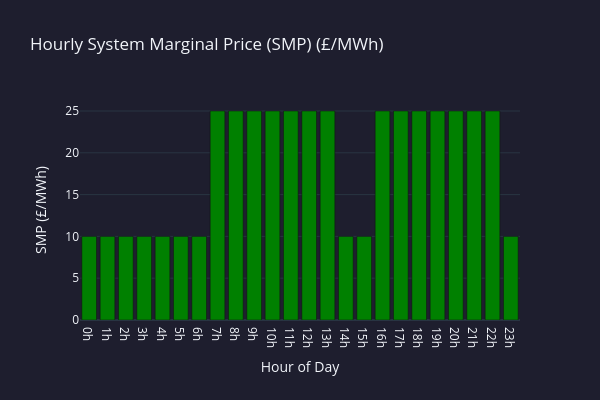

Notebook code cell kept with this figure:
### Code cell
# Plot of the SMPs for each hour
plot_hourly(smps, title="Hourly System Marginal Price (SMP) (£/MWh)", yaxis_title="SMP (£/MWh)", color='green', line=False)

### Figure 1 — Plotly figure (JSON) as saved in the notebook; plotly's stock layout.template omitted (floating-point values rounded to 4 significant figures)
{"data": [{"marker": {"color": "green"}, "type": "bar", "x": ["0h", "1h", "2h", "3h", "4h", "5h", "6h", "7h", "8h", "9h", "10h", "11h", "12h", "13h", "14h", "15h", "16h", "17h", "18h", "19h", "20h", "21h", "22h", "23h"], "y": [10, 10, 10, 10, 10, 10, 10, 25, 25, 25, 25, 25, 25, 25, 10, 10, 25, 25, 25, 25, 25, 25, 25, 10]}], "layout": {"height": 400, "paper_bgcolor": "#1e1e2e", "plot_bgcolor": "#1e1e2e", "showlegend": false, "title": {"text": "Hourly System Marginal Price (SMP) (£/MWh)"}, "width": 600, "xaxis": {"dtick": 1, "tick0": 0, "tickmode": "linear", "title": {"text": "Hour of Day"}}, "yaxis": {"title": {"text": "SMP (£/MWh)"}}}}
